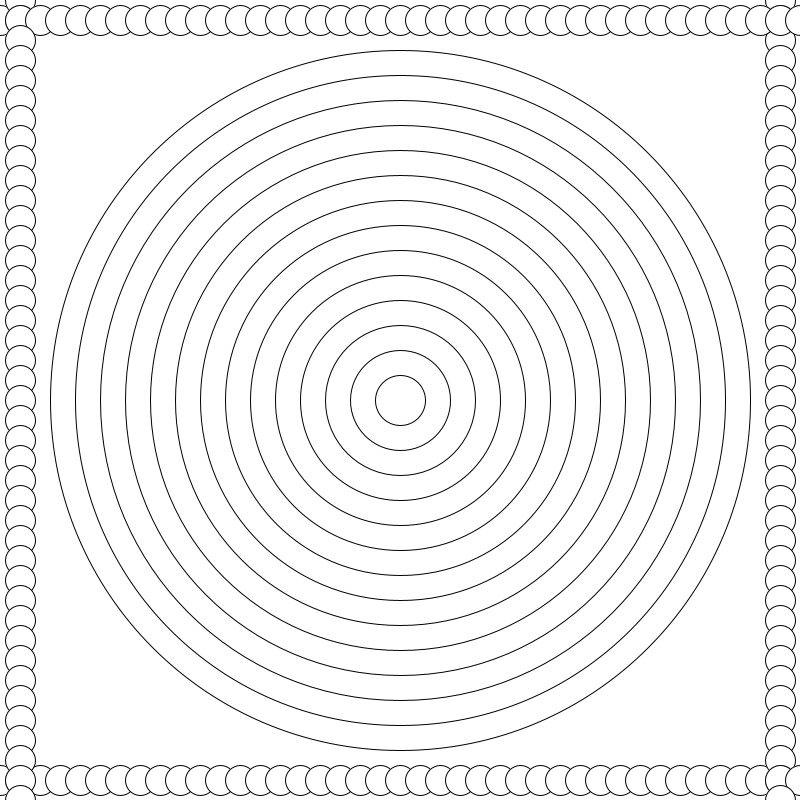
Frame 1 (no input)
Frame 60 (the mouse pressed at the canvas centre just before this capture): identical to frame 1, image omitted
Frame 120 (the mouse held since frame 60 and released just before this capture): identical to frame 1, image omitted

The Processing sketch that drew this single still picture (run headless with seeded random() and noise(); from frame 60 on, the mouse is pressed at the canvas centre):

// Processing sketch: demo1_for_loops_review
// ── demo1_for_loops_review.pde

/*

FOR LOOPS! (review)

basic structure:
for (initialization; boolean test; incrementation){
  //statements
}

*/


void setup(){
  size (800,800);
}

void draw(){
  background(255);
  //"ellipse frame"
  for(int i=0; i<= width; i+= 20){
    ellipse(i, 20, 30, 30);
    ellipse(i, height-20, 30, 30);
    ellipse(20, i, 30, 30);
    ellipse(width-20, i, 30, 30);
  } 
  //concentric circles
  for(int i= 700; i > 0; i-= 50){
    ellipse(width/2, height/2, i, i);
  }
}
